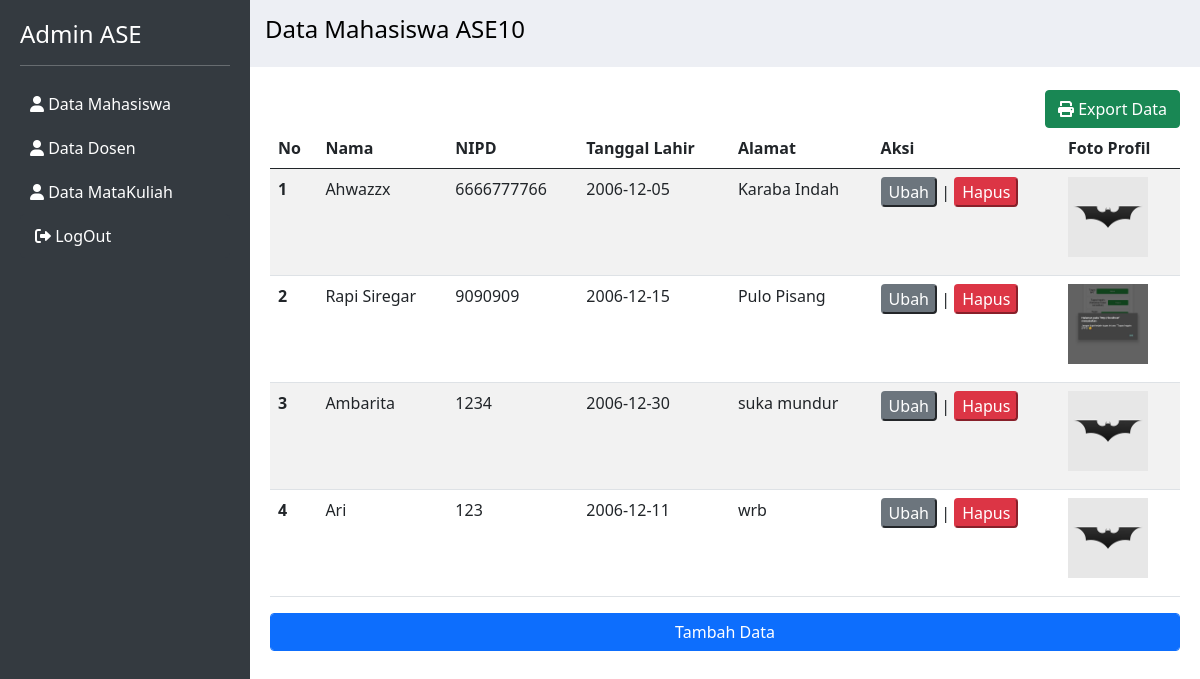
Screenshot of /viewAdmin/Mahasiswa/tampilDatamhs.php (signed in) with the database file from the repository.
### tables this page shows
CREATE TABLE `rbac` (
  `id` int(11) NOT NULL,
  `role_id` int(11) NOT NULL,
  `menu_id` int(11) NOT NULL,
  `created_at` timestamp NOT NULL DEFAULT current_timestamp(),
  `updated_at` timestamp NULL DEFAULT NULL ON UPDATE current_timestamp()
);

CREATE TABLE `menu` (
  `id` int(11) NOT NULL,
  `namaMenu` varchar(125) NOT NULL,
  `url` text NOT NULL,
  `parent_id` int(11) DEFAULT NULL,
  `created_at` timestamp NOT NULL DEFAULT current_timestamp(),
  `updated_at` timestamp NULL DEFAULT NULL
);

CREATE TABLE `mhs` (
  `id` int(11) NOT NULL,
  `NIPD` varchar(12) NOT NULL,
  `namaMhs` varchar(50) NOT NULL,
  `tanggalLahir` date NOT NULL,
  `alamat` text NOT NULL,
  `photoProfile` text DEFAULT NULL,
  `created_at` timestamp NOT NULL DEFAULT current_timestamp(),
  `updated_at` timestamp NULL DEFAULT NULL ON UPDATE current_timestamp()
);

### viewAdmin/Mahasiswa/tampilDatamhs.php (the view, shortened to what this page needs)
    <?php
    include "../header.php";
    ?>
    <div class="header">
        <h4>Data Mahasiswa ASE10</h4>
    </div>
    <div class="content" style="margin-top: 70px;">
    <form action="cetakDatamhs.php" method="POST">
        <button type="submit" class="btn btn-success float-end"><i class="fa fa-print"></i> Export Data</button>
    </form>
        <table class="table table-striped">
            <thead>
                <tr>
                    <th>No</th>
                    <th>Nama</th>
                    <th>NIPD</th>
                    <th>Tanggal Lahir</th>
                    <th>Alamat</th>
                    <th>Aksi</th>
                    <th>Foto Profil</th>
                </tr>
            </thead>
            <tbody>
                <?php
                    include "../koneksi.php";
                    $sql = "SELECT id, namaMhs, NIPD, tanggalLahir, alamat, photoProfile FROM mhs";
                    $result = $conn->query($sql);
                    if ($result->num_rows > 0) {
                        $i = 1;
                        while ($row = $result->fetch_assoc()) {
                            echo "<tr>";
                            echo "<th scope='row'>".$i++."</th>";
                            echo "<td>".$row['namaMhs']."</td>";
                            echo "<td>".$row['NIPD']."</td>";
                            echo "<td>".$row['tanggalLahir']."</td>";
                            echo "<td>".$row['alamat']."</td>";
                            echo "<td>
                                    <a href='ubahDataMhs.php?id=".$row['id']."'>
                                        <button class='btn-secondary rounded'>Ubah</button></a> |
                                    <a href='prosesHapus.php?id=".$row['id']."'>
                                        <button class='btn-danger rounded'>Hapus</button></a>
                                </td>";
                            echo "<td><img src='../uploads/". htmlspecialchars($row['photoProfile']) . "' alt='Profile Preview' style='width: 80px; height: 80px; object-fit: cover; display: block; margin-bottom: 10px;'></td>";
                            echo "</tr>";
                        }
                    }
                ?>
            </tbody>
        </table>
        <a href="tambahDatamhs.php"><button type="button" class="form-control btn btn-primary mb-3" name="submit">Tambah Data</button></a>
    </div>
<?php include "../footer.php"; ?>

### viewAdmin/header.php (shortened to what this page needs)
<?php
    include "koneksi.php";
?>
<!doctype html>
<html lang="en">
<head>
    <link href="https://cdn.jsdelivr.net/npm/bootstrap@5.0.2/dist/css/bootstrap.min.css" rel="stylesheet">
    <link rel="stylesheet" href="https://cdnjs.cloudflare.com/ajax/libs/font-awesome/6.0.0/css/all.min.css">
</head>
<body>
    <?php include "sidebar.php";?>

### viewAdmin/sidebar.php
<div class="sidebar">
<h4>Admin ASE</h4>
    <hr>
    <?php
    $query = "SELECT * FROM rbac a, menu b WHERE a.role_id = ".$_SESSION['role']." AND a.menu_id = b.id";
    $result = mysqli_query($conn, $query);
    while ($row = mysqli_fetch_assoc($result)) {
        echo '<a href="' . $row['url']. '"><i class="fas fa-user"></i> ' . $row['namaMenu'].' </a>';
    }
    ?>
    <div class="logout">
        <a href="../Auth/logout.php" class="logout-icon"><i class="fa fa-sign-out-alt"></i> LogOut</a>
    </div>
</div>

### viewAdmin/footer.php (shortened to what this page needs)
</body>
</html>

### viewAdmin/header.php (style rules this page uses)
body { display: flex; flex-direction: column; min-height: 100vh; }
.sidebar { width: 250px; min-height: 100vh; background-color: #343a40; color: white; padding: 20px; position: fixed; }
.sidebar a { color: white; display: block; padding: 10px; text-decoration: none; }
.content { margin-left: 250px; flex-grow: 1; padding: 20px; }
.header { width: 100%; background-color:rgb(237, 239, 244); color: black; padding: 15px; display: flex; justify-content: space-between; align-items: center; position: fixed; top: 0; left: 250px; right: 0; z-index: 1000; }
.logout a { background-color: #343a40; border: none; padding: 10px 15px; color: white; cursor: pointer; border-radius: 5px; font-size: 16px; }

### rows the page displays
rbac: menu.namaMenu "Data Mahasiswa"
rbac: menu.namaMenu "Data Dosen"
rbac: menu.namaMenu "Data MataKuliah"
mhs: namaMhs "Ahwazzx", NIPD "6666777766", tanggalLahir "2006-12-05", alamat "Karaba Indah", photoProfile (picture)
mhs: namaMhs "Rapi Siregar", NIPD "9090909", tanggalLahir "2006-12-15", alamat "Pulo Pisang", photoProfile (picture)
mhs: namaMhs "Ambarita", NIPD "1234", tanggalLahir "2006-12-30", alamat "suka mundur", photoProfile (picture)
mhs: namaMhs "Ari", NIPD "123", tanggalLahir "2006-12-11", alamat "wrb", photoProfile (picture)
